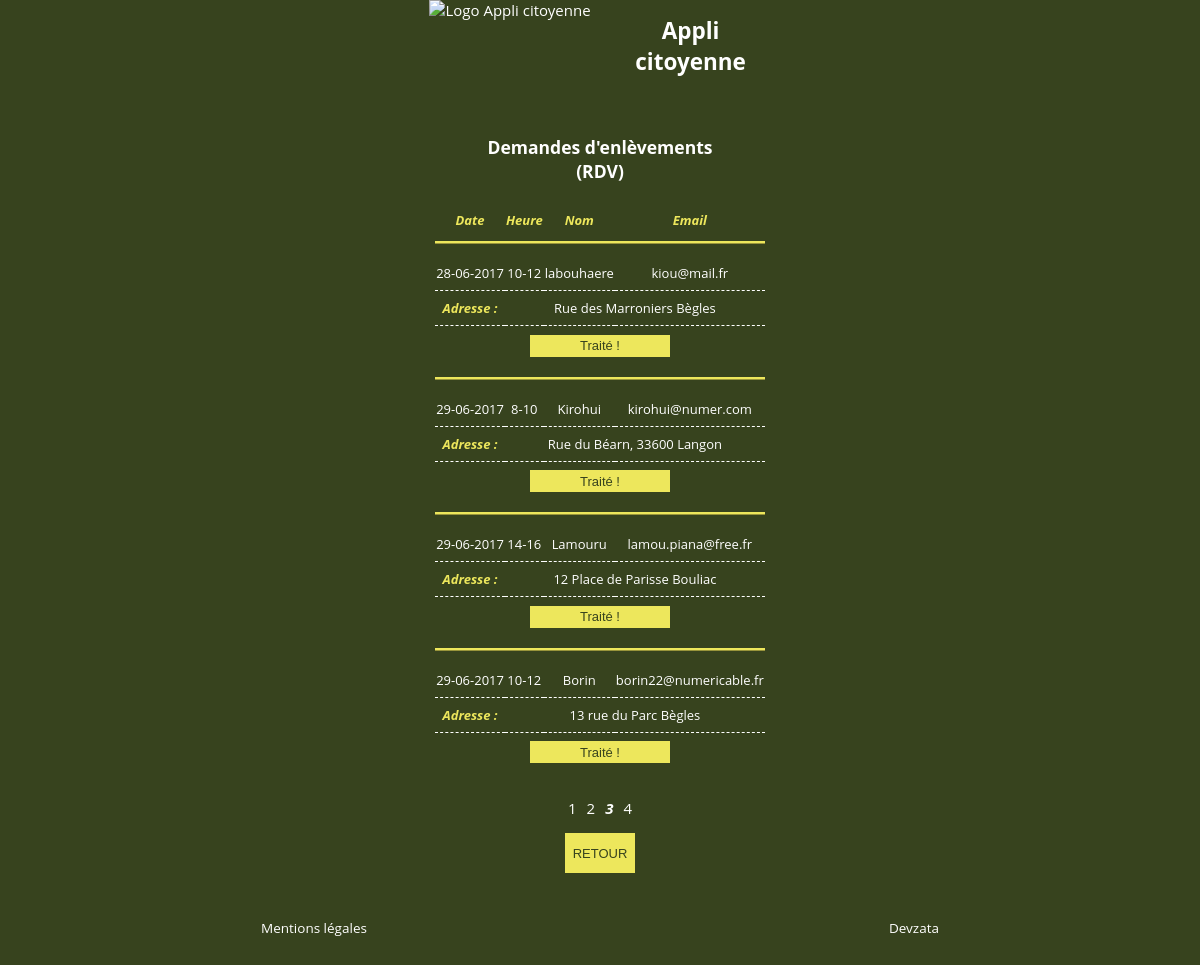
/trash-app-fl/employee-rdv.php?page=3 (signed in), run on the app's committed database.
### tables this page shows
CREATE TABLE `ta_rdv` (
  `id` int(11) NOT NULL,
  `rdvdate` tinytext NOT NULL,
  `rdvhour` tinytext NOT NULL,
  `rdvaddress` varchar(250) NOT NULL,
  `rdvname` tinytext NOT NULL,
  `rdvemail` tinytext NOT NULL,
  `archives` tinyint(1) NOT NULL
);

### trash-app-fl/employee-rdv.php (the view, shortened to what this page needs)
<?php
if (isset($_SESSION['employee-login-session']) AND isset($_SESSION['employee-password-session']))
{
    include('header.php');
    include('connect-db.php');
    $q = $db->query('SELECT COUNT(id) AS plannedRdvCount FROM ta_rdv WHERE archives=0');
    $data = $q->fetch();
    $plannedRdvCount = $data['plannedRdvCount'];
    $nbPlannedRdvPerPage = 4;
    $nbPage = ceil($plannedRdvCount/$nbPlannedRdvPerPage);
    if (isset($_GET['page']))
    {
        $currentPage = $_GET['page'];
    }
    else
    {
        $currentPage = 1;
    }
    ?>
    <div  class="adapt-height padding-top-10px padding-bottom-10px">
        <div class="text-align-center">
            <div id="main-ajax-div">
                <h3>Demandes d'enlèvements<br/>(RDV)</h3>
                <div class="display-flex justify-content-center padding-top-10px">
                    <table class="rdv-table">
                        <tr class="italic font-size-13px">
                            <th>Date</th>
                            <th>Heure</th>
                            <th>Nom</th>
                            <th>Email</th>
                        </tr>
                        <?php
                        $q = $db->query('SELECT id, rdvdate, rdvhour, rdvaddress, rdvname, rdvemail FROM ta_rdv WHERE archives=0 ORDER BY rdvdate ASC LIMIT ' . ($currentPage-1)*$nbPlannedRdvPerPage . ', ' . $nbPlannedRdvPerPage . '');
                        foreach ($q as $row)
                        {
                        ?>
                            <tr class="tr1-tds font-size-13px">
                                <td><?php echo $row['rdvdate']; ?></td>
                                <td><?php echo $row['rdvhour']; ?></td>
                                <td><?php echo $row['rdvname']; ?></td>
                                <td><?php echo $row['rdvemail']; ?></td>
                            </tr>
                            <tr class="tr2-tds font-size-13px">
                                <td class="italic bold vert-tilleul-font-color">Adresse :</td>
                                <td colspan="3"><?php echo $row['rdvaddress']; ?></td>
                            </tr>
                            <tr class="tr3-tds">
                                <td colspan="4">
                                    <a href="#small-ajax-div"><button onclick="toConfirmRdvInArchives(<?php echo $row['id']; ?>);" class="btn long-btn-style">Traité !</button></a>
                                </td>
                            </tr>
                        <?php
                        }
                        ?>
                    </table>
                </div>
                <ul class="pages-ul">
                <?php
                for ($i=1; $i <= $nbPage ; $i++)
                {
                    if ($i == $currentPage)
                    {
                    ?>
                        <li class="bold italic"><?php echo $i; ?></li>
                    <?php
                    }
                    else
                    {
                    ?>
                        <li><a href="employee-rdv.php?page=<?php echo $i; ?>"><?php echo $i; ?></a></li>
                    <?php
                    }
                }
                ?>
                </ul>
                <a href="employee.php"><button class="btn default-btn-style">RETOUR</button></a>
            </div>
        </div>
    </div>
    <?php
    include('footer.php');
}
else
{
    echo '<p>Cette page est réservée aux employés connectés.</p>';
}
?>

### trash-app-fl/css/style.css (style rules this page uses)
.vert-chrome-bkgd { background-color: #37431E; }
.vert-tilleul-font-color { color: #EDE75C; }
.adapt-height { min-height: 200px; }
.padding-top-10px { padding-top: 10px; }
.padding-bottom-10px { padding-bottom: 10px; }
.display-flex { display: flex; }
.justify-content-center { justify-content: center; }
.text-align-center { text-align: center; }
.font-size-13px { font-size: 13px; }
.bold { font-weight: bold; }
.italic { font-style: italic; }
body { margin: 0; font-size: 15px; color: white; font-family: 'Open Sans', Roboto, sans-serif; }
a { color: white; text-decoration: none; }
.btn { font-size: 13px; color: #37431E; border: 0; background-color: #EDE75C; }
.default-btn-style { height: 40px; min-width: 70px; }
.long-btn-style { height: 22px; width: 140px; }
.pages-ul { display: flex; justify-content: center; padding-left: 0; list-style-type: none; }
.pages-ul li { margin-left: 5px; margin-right: 5px; }
.rdv-table { border-collapse: collapse; }
.rdv-table th { padding-bottom: 12px; color: #EDE75C; }
.rdv-table .tr1-tds td { padding-top: 20px; padding-bottom: 8px; border-top: inset #EDE75C; border-bottom: 1px dashed white; }
.rdv-table .tr2-tds td { padding-top: 8px; padding-bottom: 8px; border-bottom: 1px dashed white; }
.rdv-table .tr3-tds td { padding-top: 8px; padding-bottom: 20px; }

### data on the page
ta_rdv: rdvdate "28-06-2017", rdvhour "10-12", rdvname "labouhaere", rdvemail "kiou@mail.fr", rdvaddress "Rue des Marroniers Bègles"
ta_rdv: rdvdate "29-06-2017", rdvhour "8-10", rdvname "Kirohui", rdvemail "kirohui@numer.com", rdvaddress "Rue du Béarn, 33600 Langon"
ta_rdv: rdvdate "29-06-2017", rdvhour "14-16", rdvname "Lamouru", rdvemail "lamou.piana@free.fr", rdvaddress "12 Place de Parisse Bouliac"
ta_rdv: rdvdate "29-06-2017", rdvhour "10-12", rdvname "Borin", rdvemail "borin22@numericable.fr", rdvaddress "13 rue du Parc Bègles"
